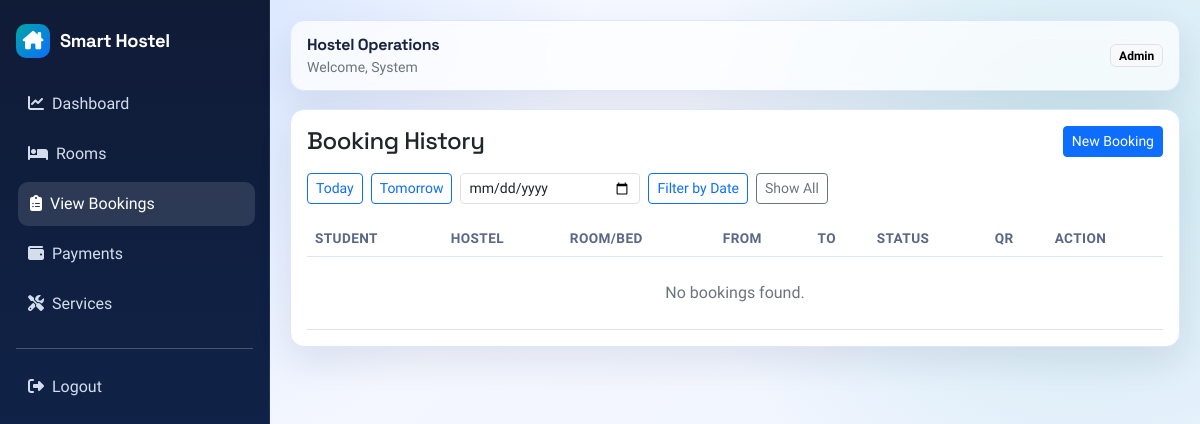
Page /bookings/history (signed in) on the earlier database version.
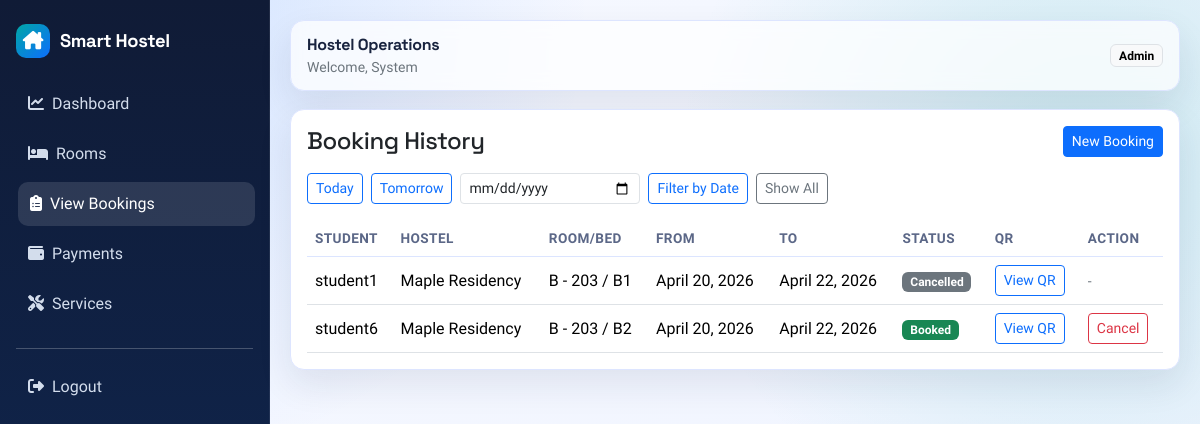
Same page on the later database version.
### bookings/models.py (models this page shows, shortened)
class Booking(models.Model):
	STATUS_BOOKED = "booked"
	STATUS_CANCELLED = "cancelled"
	STATUS_COMPLETED = "completed"
	STATUS_CHOICES = [
		(STATUS_BOOKED, "Booked"),
		(STATUS_CANCELLED, "Cancelled"),
		(STATUS_COMPLETED, "Completed"),
	]
	user = models.ForeignKey(settings.AUTH_USER_MODEL, on_delete=models.CASCADE, related_name="bookings")
	room = models.ForeignKey("hostel.Room", on_delete=models.PROTECT, related_name="bookings")
	bed = models.ForeignKey("hostel.Bed", on_delete=models.PROTECT, related_name="bookings")
	start_date = models.DateField()
	end_date = models.DateField()
	status = models.CharField(max_length=20, choices=STATUS_CHOICES, default=STATUS_BOOKED)
	qr_code = models.ImageField(upload_to="bookings/qr_codes/", blank=True, null=True)
	check_in_at = models.DateTimeField(blank=True, null=True)
	created_at = models.DateTimeField(auto_now_add=True)
	class Meta:
		ordering = ["-created_at"]

### accounts/models.py (models this page shows, shortened)
class User(AbstractUser):
	ROLE_ADMIN = "admin"
	ROLE_STUDENT = "student"
	ROLE_CHOICES = [
		(ROLE_ADMIN, "Admin"),
		(ROLE_STUDENT, "Student"),
	]
	role = models.CharField(max_length=20, choices=ROLE_CHOICES, default=ROLE_STUDENT)

### hostel/models.py (models this page shows, shortened)
class Room(models.Model):
	TYPE_SINGLE = "single"
	TYPE_DOUBLE = "double"
	TYPE_TRIPLE = "triple"
	TYPE_DORM = "dorm"
	ROOM_TYPE_CHOICES = [
		(TYPE_SINGLE, "Single"),
		(TYPE_DOUBLE, "Double"),
		(TYPE_TRIPLE, "Triple"),
		(TYPE_DORM, "Dorm"),
	]
	hostel = models.ForeignKey(Hostel, on_delete=models.CASCADE, related_name="rooms")
	room_number = models.CharField(max_length=30)
	room_type = models.CharField(max_length=20, choices=ROOM_TYPE_CHOICES)
	capacity = models.PositiveIntegerField()
	available_beds = models.IntegerField(default=0)
	class Meta:
		ordering = ["room_number"]
		unique_together = ("hostel", "room_number")

class Hostel(models.Model):
	name = models.CharField(max_length=120)
	location = models.CharField(max_length=255)
	created_at = models.DateTimeField(auto_now_add=True)
	class Meta:
		ordering = ["name"]

class Bed(models.Model):
	room = models.ForeignKey(Room, on_delete=models.CASCADE, related_name="beds")
	bed_number = models.CharField(max_length=30)
	is_available = models.BooleanField(default=True)
	class Meta:
		ordering = ["bed_number"]
		unique_together = ("room", "bed_number")

### bookings/views.py (the view)
# urls.py: path("bookings/history", booking_history_view, name="history"),
@login_required
def booking_history_view(request):
	if request.user.role != User.ROLE_ADMIN:
		return HttpResponseForbidden("Access denied")
	bookings = Booking.objects.select_related("user", "room", "bed", "room__hostel")
	is_admin = True
	filter_type = ""
	selected_date = ""
	filter_type = request.GET.get("filter") or ""
	selected_date = request.GET.get("date") or ""
	if filter_type == "today":
		bookings = bookings.filter(start_date=date.today())
	elif filter_type == "tomorrow":
		bookings = bookings.filter(start_date=date.today() + timedelta(days=1))
	elif filter_type == "custom" and selected_date:
		bookings = bookings.filter(start_date=selected_date)
	context = {
		"bookings": bookings,
		"active_filter": filter_type,
		"selected_date": selected_date,
		"is_admin": is_admin,
	}
	return render(request, "bookings/history.html", context)

### templates/bookings/history.html (shortened to what this page needs)
{% extends "base.html" %}
{% block content %}
<div class="card card-soft">
    <div class="card-body">
        <div class="d-flex justify-content-between align-items-center mb-3">
            <h4 class="mb-0">Booking History</h4>
            <a href="{% url 'bookings:book_room' %}" class="btn btn-sm btn-primary">New Booking</a>
        </div>
        {% if is_admin %}
        <form method="get" class="d-flex flex-wrap gap-2 align-items-center mb-3">
            <button type="submit" name="filter" value="today" class="btn btn-sm {% if active_filter == 'today' %}btn-primary{% else %}btn-outline-primary{% endif %}">Today</button>
            <button type="submit" name="filter" value="tomorrow" class="btn btn-sm {% if active_filter == 'tomorrow' %}btn-primary{% else %}btn-outline-primary{% endif %}">Tomorrow</button>
            <input type="date" name="date" value="{{ selected_date }}" class="form-control form-control-sm" style="max-width: 180px;">
            <button type="submit" name="filter" value="custom" class="btn btn-sm {% if active_filter == 'custom' %}btn-primary{% else %}btn-outline-primary{% endif %}">Filter by Date</button>
            <a href="{% url 'bookings:history' %}" class="btn btn-sm btn-outline-secondary">Show All</a>
        </form>
        {% endif %}
        <div class="table-responsive">
            <table class="table align-middle mb-0">
                <thead>
                <tr>
                    <th>Student</th>
                    <th>Hostel</th>
                    <th>Room/Bed</th>
                    <th>From</th>
                    <th>To</th>
                    <th>Status</th>
                    <th>QR</th>
                    <th>Action</th>
                </tr>
                </thead>
                <tbody>
                {% for booking in bookings %}
                <tr>
                    <td>{{ booking.user.username }}</td>
                    <td>{{ booking.room.hostel.name }}</td>
                    <td>{{ booking.room.room_number }} / {{ booking.bed.bed_number }}</td>
                    <td>{{ booking.start_date }}</td>
                    <td>{{ booking.end_date }}</td>
                    <td>
                        {% if booking.status == "booked" %}
                        <span class="badge text-bg-success">Booked</span>
                        {% elif booking.status == "cancelled" %}
                        <span class="badge text-bg-secondary">Cancelled</span>
                        {% else %}
                        <span class="badge text-bg-primary">Completed</span>
                        {% endif %}
                    </td>
                    <td>
                        <a href="{% url 'bookings:qr' booking.id %}" class="btn btn-sm btn-outline-primary">View QR</a>
                    </td>
                    <td>
                        {% if booking.status == "booked" %}
                        <a href="{% url 'bookings:cancel' booking.id %}" class="btn btn-sm btn-outline-danger">Cancel</a>
                        {% else %}
                        <span class="text-secondary small">-</span>
                        {% endif %}
                    </td>
                </tr>
                {% empty %}
                <tr><td colspan="8" class="text-center text-secondary py-4">No bookings found.</td></tr>
                {% endfor %}
                </tbody>
            </table>
        </div>
    </div>
</div>
{% endblock %}

Differences in the rows shown:
added Booking: user.username "student1", room.hostel.name "Maple Residency", room.room_number "B - 203", bed.bed_number "B1", start_date "April 20, 2026", end_date "April 22, 2026", status "Cancelled"
added Booking: user.username "student6", room.hostel.name "Maple Residency", room.room_number "B - 203", bed.bed_number "B2", start_date "April 20, 2026", end_date "April 22, 2026", status "Booked"
Other differences:
text no longer shown: "No bookings found."
